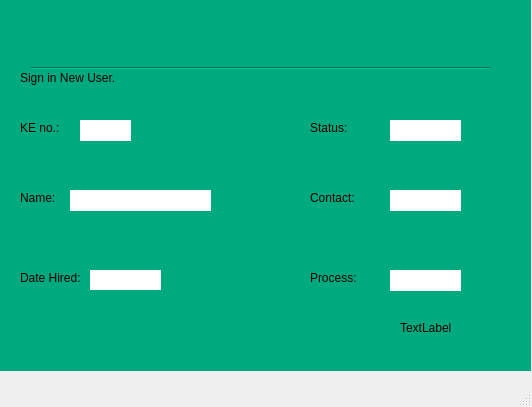
<?xml version="1.0" encoding="UTF-8"?>
<ui version="4.0">
 <class>MainWindow</class>
 <widget class="QMainWindow" name="MainWindow">
  <property name="geometry">
   <rect>
    <x>0</x>
    <y>0</y>
    <width>532</width>
    <height>407</height>
   </rect>
  </property>
  <property name="windowTitle">
   <string>MainWindow</string>
  </property>
  <widget class="QWidget" name="centralwidget">
   <widget class="QWidget" name="widget" native="true">
    <property name="geometry">
     <rect>
      <x>0</x>
      <y>0</y>
      <width>531</width>
      <height>371</height>
     </rect>
    </property>
    <property name="styleSheet">
     <string notr="true">background-color: rgb(0, 170, 127);</string>
    </property>
    <widget class="QLabel" name="label">
     <property name="geometry">
      <rect>
       <x>20</x>
       <y>120</y>
       <width>55</width>
       <height>16</height>
      </rect>
     </property>
     <property name="text">
      <string>KE no.:</string>
     </property>
    </widget>
    <widget class="QLabel" name="label_2">
     <property name="geometry">
      <rect>
       <x>20</x>
       <y>190</y>
       <width>55</width>
       <height>16</height>
      </rect>
     </property>
     <property name="text">
      <string>Name:</string>
     </property>
    </widget>
    <widget class="QLabel" name="label_3">
     <property name="geometry">
      <rect>
       <x>20</x>
       <y>270</y>
       <width>71</width>
       <height>16</height>
      </rect>
     </property>
     <property name="text">
      <string>Date Hired:</string>
     </property>
    </widget>
    <widget class="QLabel" name="label_4">
     <property name="geometry">
      <rect>
       <x>310</x>
       <y>120</y>
       <width>55</width>
       <height>16</height>
      </rect>
     </property>
     <property name="text">
      <string>Status:</string>
     </property>
    </widget>
    <widget class="QLabel" name="label_5">
     <property name="geometry">
      <rect>
       <x>310</x>
       <y>190</y>
       <width>55</width>
       <height>16</height>
      </rect>
     </property>
     <property name="text">
      <string>Contact:</string>
     </property>
    </widget>
    <widget class="QLabel" name="label_6">
     <property name="geometry">
      <rect>
       <x>310</x>
       <y>270</y>
       <width>55</width>
       <height>16</height>
      </rect>
     </property>
     <property name="text">
      <string>Process:</string>
     </property>
    </widget>
    <widget class="QLabel" name="label_7">
     <property name="geometry">
      <rect>
       <x>100</x>
       <y>10</y>
       <width>41</width>
       <height>41</height>
      </rect>
     </property>
     <property name="styleSheet">
      <string notr="true">border: none;</string>
     </property>
     <property name="text">
      <string/>
     </property>
     <property name="textFormat">
      <enum>Qt::AutoText</enum>
     </property>
     <property name="pixmap">
      <pixmap>../activity_monitoring/static/kaertech_logo192.png</pixmap>
     </property>
     <property name="scaledContents">
      <bool>true</bool>
     </property>
    </widget>
    <widget class="Line" name="line">
     <property name="geometry">
      <rect>
       <x>30</x>
       <y>60</y>
       <width>461</width>
       <height>16</height>
      </rect>
     </property>
     <property name="orientation">
      <enum>Qt::Horizontal</enum>
     </property>
    </widget>
    <widget class="QLabel" name="label_8">
     <property name="geometry">
      <rect>
       <x>150</x>
       <y>0</y>
       <width>261</width>
       <height>51</height>
      </rect>
     </property>
     <property name="styleSheet">
      <string notr="true">border: none;</string>
     </property>
     <property name="text">
      <string/>
     </property>
     <property name="textFormat">
      <enum>Qt::AutoText</enum>
     </property>
     <property name="pixmap">
      <pixmap>../../Downloads/kaertech_logo2-removebg-preview(1).png</pixmap>
     </property>
     <property name="scaledContents">
      <bool>true</bool>
     </property>
     <property name="alignment">
      <set>Qt::AlignCenter</set>
     </property>
     <property name="wordWrap">
      <bool>false</bool>
     </property>
    </widget>
    <widget class="QLabel" name="label_9">
     <property name="geometry">
      <rect>
       <x>20</x>
       <y>70</y>
       <width>111</width>
       <height>16</height>
      </rect>
     </property>
     <property name="text">
      <string>Sign in New User.</string>
     </property>
    </widget>
    <widget class="QLabel" name="operator_en">
     <property name="geometry">
      <rect>
       <x>80</x>
       <y>120</y>
       <width>51</width>
       <height>21</height>
      </rect>
     </property>
     <property name="styleSheet">
      <string notr="true">background-color: rgb(255, 255, 255);</string>
     </property>
     <property name="text">
      <string/>
     </property>
    </widget>
    <widget class="QLabel" name="contact">
     <property name="geometry">
      <rect>
       <x>390</x>
       <y>190</y>
       <width>71</width>
       <height>21</height>
      </rect>
     </property>
     <property name="styleSheet">
      <string notr="true">background-color: rgb(255, 255, 255);</string>
     </property>
     <property name="text">
      <string/>
     </property>
    </widget>
    <widget class="QLabel" name="statusss">
     <property name="geometry">
      <rect>
       <x>390</x>
       <y>120</y>
       <width>71</width>
       <height>21</height>
      </rect>
     </property>
     <property name="styleSheet">
      <string notr="true">background-color: rgb(255, 255, 255);</string>
     </property>
     <property name="text">
      <string/>
     </property>
    </widget>
    <widget class="QLabel" name="employee_name">
     <property name="geometry">
      <rect>
       <x>70</x>
       <y>190</y>
       <width>141</width>
       <height>21</height>
      </rect>
     </property>
     <property name="styleSheet">
      <string notr="true">background-color: rgb(255, 255, 255);</string>
     </property>
     <property name="text">
      <string/>
     </property>
    </widget>
    <widget class="QLabel" name="date_hired">
     <property name="geometry">
      <rect>
       <x>90</x>
       <y>270</y>
       <width>71</width>
       <height>20</height>
      </rect>
     </property>
     <property name="styleSheet">
      <string notr="true">background-color: rgb(255, 255, 255);</string>
     </property>
     <property name="text">
      <string/>
     </property>
    </widget>
    <widget class="QLabel" name="process">
     <property name="geometry">
      <rect>
       <x>390</x>
       <y>270</y>
       <width>71</width>
       <height>21</height>
      </rect>
     </property>
     <property name="styleSheet">
      <string notr="true">background-color: rgb(255, 255, 255);</string>
     </property>
     <property name="text">
      <string/>
     </property>
    </widget>
    <widget class="QLabel" name="label_10">
     <property name="geometry">
      <rect>
       <x>400</x>
       <y>320</y>
       <width>55</width>
       <height>16</height>
      </rect>
     </property>
     <property name="text">
      <string>TextLabel</string>
     </property>
    </widget>
   </widget>
  </widget>
  <widget class="QMenuBar" name="menubar">
   <property name="geometry">
    <rect>
     <x>0</x>
     <y>0</y>
     <width>532</width>
     <height>26</height>
    </rect>
   </property>
  </widget>
  <widget class="QStatusBar" name="statusbar"/>
 </widget>
 <resources/>
 <connections/>
</ui>
